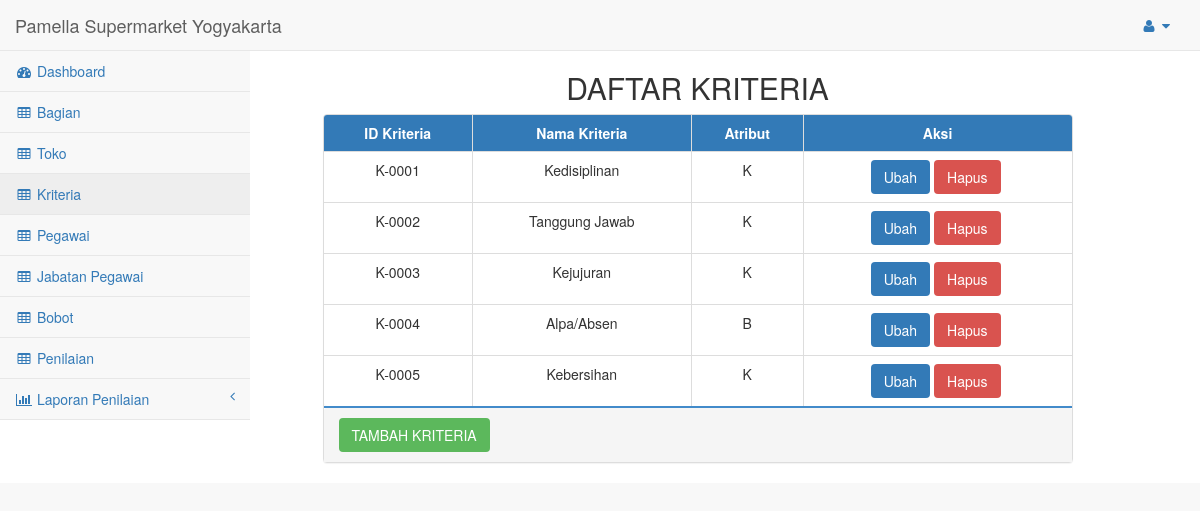
/pages/index.php?navigasi=kriteria&crud=view, run on the app's committed database.
### tables this page shows
CREATE TABLE `kriteria` (
  `id_kriteria` char(8) NOT NULL,
  `nama_kriteria` varchar(25) NOT NULL,
  `atribut` enum('K','B') NOT NULL
);

### include/view/read/kriteria_tampil.php (the view, shortened to what this page needs)
<div class="col-sm-8 col-sm-offset-3">
	<h2 class="text-center">DAFTAR KRITERIA</h2>
	<div class="panel-group">
		<div class="panel panel-default">
			<table class="table table-bordered table-hover text-center panel panel-primary">
				<thead class="panel-heading">
					<tr>
						<th class="text-center">ID Kriteria</th>
						<th class="text-center">Nama Kriteria</th>
						<th class="text-center">Atribut</th>
                        <th class="text-center">Aksi</th>
					</tr>
				</thead>
				<tbody>
					<?php
							$sql = "select * from kriteria order by id_kriteria";
							$hasil = mysqli_query($db_link,$sql);
							while ($data=mysqli_fetch_array($hasil)) {
							echo "<tr>";
                            echo "  <td>{$data['id_kriteria']}</td>
                                    <td>{$data['nama_kriteria']}</td>
                                    <td>{$data['atribut']}</td>
                                    <td>
                                  		<a class='btn btn-primary ubah' ref='".$data['id_kriteria']."'>Ubah</a>
										<a class='btn btn-danger hapus' ref='".$data['id_kriteria']."' nama='".$data['nama_kriteria']."'>Hapus</a>&nbsp;
                                    </td>";
							echo "</tr>";
						}
					?>
				</tbody>
			</table>
						<hr style="height:2px; border:none;margin:0; color:#000; background-color:#428bca;">
			<div class="panel-heading">
					<div class="row">
						<div class="col-sm-12">
							<button type="button" id="tambah" class="btn btn-success">TAMBAH KRITERIA</button>
						</div>
					</div>
			</div>
		</div>
	</div>
</div>

### data on the page
kriteria: id_kriteria "K-0001", nama_kriteria "Kedisiplinan", atribut "K"
kriteria: id_kriteria "K-0002", nama_kriteria "Tanggung Jawab", atribut "K"
kriteria: id_kriteria "K-0003", nama_kriteria "Kejujuran", atribut "K"
kriteria: id_kriteria "K-0004", nama_kriteria "Alpa/Absen", atribut "B"
kriteria: id_kriteria "K-0005", nama_kriteria "Kebersihan", atribut "K"
